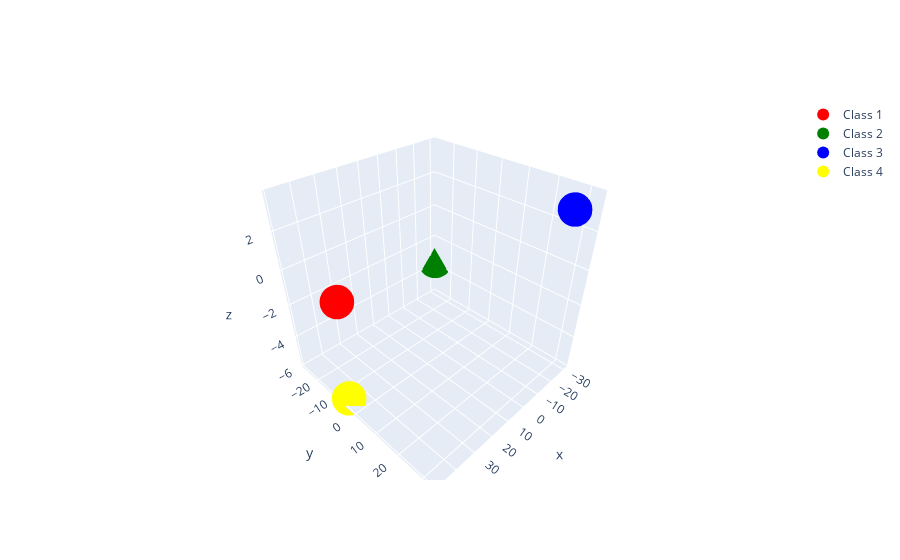

This figure's notebook cell:
### Code cell
# PCA with three components

pca = PCA(n_components=3)

# fit the PCA to the embeddings
pca.fit(X)

# transform the embeddings
X_pca = pca.transform(X)

pca_agg_class_1 = pca.transform([aggregation_class_1])
pca_agg_class_2 = pca.transform([aggregation_class_2])
pca_agg_class_3 = pca.transform([aggregation_class_3])


# transform the new sentence

sentence_embedding_pca = pca.transform([sentence_embedding])

# plot the embeddings

fig = go.Figure()

for i, embeddings in enumerate([pca_agg_class_1, pca_agg_class_2, pca_agg_class_3, sentence_embedding_pca]):

    fig.add_trace(go.Scatter3d(
        x=embeddings[:,0],
        y=embeddings[:,1],
        z=embeddings[:,2],
        mode="markers",
        name=f"Class {i+1}",
        marker=dict(
            size=12,
            color=["red", "green", "blue", "yellow"][i],
        ),
        text=class_1 + class_2 + class_3,
        hovertemplate=
        "<b>%{text}</b><br><br>" +

        "<i>Similarity to new sentence:</i><br>" +
        "%{marker.color:.2f}<br>" +
        "<extra></extra>"
    ))


fig.show()

### Figure 1 — Plotly figure (JSON) as saved in the notebook; plotly's stock layout.template omitted (floating-point values rounded to 4 significant figures)
{"data": [{"hovertemplate": "<b>%{text}</b><br><br><i>Similarity to new sentence:</i><br>%{marker.color:.2f}<br><extra></extra>", "marker": {"color": "red", "size": 12}, "mode": "markers", "name": "Class 1", "text": ["Find balance in the digital age with mindful technology use and prioritizing self-care.", "Take charge of your digital wellbeing by setting boundaries and practicing digital detoxes.", "Promote digital wellbeing through healthy screen time habits and fostering positive online relationships.", "Explore digital wellbeing apps and tools that help you manage your digital presence and mental health.", "Prioritize your physical and mental health by practicing digital mindfulness and limiting screen time.", "Digital wellbeing starts with conscious choices, such as disconnecting from devices and engaging in offline activities.", "Digital natives effortlessly navigate the digital landscape, growing up in a world saturated with technology.", "Born in the digital era, digital natives possess innate digital literacy and adapt quickly to new technologies.", "Digital natives seamlessly integrate technology into their daily lives, leveraging it for communication, learning, and entertainment.", "As digital natives, they are the vanguards of technological advancements, shaping the digital landscape with their digital-first mindset.", "Digital natives are fluent in the language of emojis, hashtags, and memes, using them to express themselves in the digital realm.", "Growing up surrounded by screens, digital natives are at ease multitasking across multiple devices and platforms.", "Digital companies leverage innovative technologies to disrupt traditional industries and drive digital transformation.", "Agile and data-driven, digital companies thrive in the ever-evolving digital ecosystem, constantly adapting to market demands.", "Digital companies prioritize user experience, leveraging intuitive interfaces and seamless interactions to engage and retain customers.", "From e-commerce giants to fintech startups, digital companies revolutionize the way business is conducted in the digital age.", "Digital companies harness the power of big data and analytics to gain actionable insights and drive informed decision-making.", "In a borderless digital world, digital companies operate globally, transcending geographical limitations and connecting people worldwide."], "type": "scatter3d", "x": [46.88], "y": [-5.297], "z": [-0.04718]}, {"hovertemplate": "<b>%{text}</b><br><br><i>Similarity to new sentence:</i><br>%{marker.color:.2f}<br><extra></extra>", "marker": {"color": "green", "size": 12}, "mode": "markers", "name": "Class 2", "text": ["Find balance in the digital age with mindful technology use and prioritizing self-care.", "Take charge of your digital wellbeing by setting boundaries and practicing digital detoxes.", "Promote digital wellbeing through healthy screen time habits and fostering positive online relationships.", "Explore digital wellbeing apps and tools that help you manage your digital presence and mental health.", "Prioritize your physical and mental health by practicing digital mindfulness and limiting screen time.", "Digital wellbeing starts with conscious choices, such as disconnecting from devices and engaging in offline activities.", "Digital natives effortlessly navigate the digital landscape, growing up in a world saturated with technology.", "Born in the digital era, digital natives possess innate digital literacy and adapt quickly to new technologies.", "Digital natives seamlessly integrate technology into their daily lives, leveraging it for communication, learning, and entertainment.", "As digital natives, they are the vanguards of technological advancements, shaping the digital landscape with their digital-first mindset.", "Digital natives are fluent in the language of emojis, hashtags, and memes, using them to express themselves in the digital realm.", "Growing up surrounded by screens, digital natives are at ease multitasking across multiple devices and platforms.", "Digital companies leverage innovative technologies to disrupt traditional industries and drive digital transformation.", "Agile and data-driven, digital companies thrive in the ever-evolving digital ecosystem, constantly adapting to market demands.", "Digital companies prioritize user experience, leveraging intuitive interfaces and seamless interactions to engage and retain customers.", "From e-commerce giants to fintech startups, digital companies revolutionize the way business is conducted in the digital age.", "Digital companies harness the power of big data and analytics to gain actionable insights and drive informed decision-making.", "In a borderless digital world, digital companies operate globally, transcending geographical limitations and connecting people worldwide."], "type": "scatter3d", "x": [-30.34], "y": [-27.27], "z": [-3.553]}, {"hovertemplate": "<b>%{text}</b><br><br><i>Similarity to new sentence:</i><br>%{marker.color:.2f}<br><extra></extra>", "marker": {"color": "blue", "size": 12}, "mode": "markers", "name": "Class 3", "text": ["Find balance in the digital age with mindful technology use and prioritizing self-care.", "Take charge of your digital wellbeing by setting boundaries and practicing digital detoxes.", "Promote digital wellbeing through healthy screen time habits and fostering positive online relationships.", "Explore digital wellbeing apps and tools that help you manage your digital presence and mental health.", "Prioritize your physical and mental health by practicing digital mindfulness and limiting screen time.", "Digital wellbeing starts with conscious choices, such as disconnecting from devices and engaging in offline activities.", "Digital natives effortlessly navigate the digital landscape, growing up in a world saturated with technology.", "Born in the digital era, digital natives possess innate digital literacy and adapt quickly to new technologies.", "Digital natives seamlessly integrate technology into their daily lives, leveraging it for communication, learning, and entertainment.", "As digital natives, they are the vanguards of technological advancements, shaping the digital landscape with their digital-first mindset.", "Digital natives are fluent in the language of emojis, hashtags, and memes, using them to express themselves in the digital realm.", "Growing up surrounded by screens, digital natives are at ease multitasking across multiple devices and platforms.", "Digital companies leverage innovative technologies to disrupt traditional industries and drive digital transformation.", "Agile and data-driven, digital companies thrive in the ever-evolving digital ecosystem, constantly adapting to market demands.", "Digital companies prioritize user experience, leveraging intuitive interfaces and seamless interactions to engage and retain customers.", "From e-commerce giants to fintech startups, digital companies revolutionize the way business is conducted in the digital age.", "Digital companies harness the power of big data and analytics to gain actionable insights and drive informed decision-making.", "In a borderless digital world, digital companies operate globally, transcending geographical limitations and connecting people worldwide."], "type": "scatter3d", "x": [-16.54], "y": [32.57], "z": [3.601]}, {"hovertemplate": "<b>%{text}</b><br><br><i>Similarity to new sentence:</i><br>%{marker.color:.2f}<br><extra></extra>", "marker": {"color": "yellow", "size": 12}, "mode": "markers", "name": "Class 4", "text": ["Find balance in the digital age with mindful technology use and prioritizing self-care.", "Take charge of your digital wellbeing by setting boundaries and practicing digital detoxes.", "Promote digital wellbeing through healthy screen time habits and fostering positive online relationships.", "Explore digital wellbeing apps and tools that help you manage your digital presence and mental health.", "Prioritize your physical and mental health by practicing digital mindfulness and limiting screen time.", "Digital wellbeing starts with conscious choices, such as disconnecting from devices and engaging in offline activities.", "Digital natives effortlessly navigate the digital landscape, growing up in a world saturated with technology.", "Born in the digital era, digital natives possess innate digital literacy and adapt quickly to new technologies.", "Digital natives seamlessly integrate technology into their daily lives, leveraging it for communication, learning, and entertainment.", "As digital natives, they are the vanguards of technological advancements, shaping the digital landscape with their digital-first mindset.", "Digital natives are fluent in the language of emojis, hashtags, and memes, using them to express themselves in the digital realm.", "Growing up surrounded by screens, digital natives are at ease multitasking across multiple devices and platforms.", "Digital companies leverage innovative technologies to disrupt traditional industries and drive digital transformation.", "Agile and data-driven, digital companies thrive in the ever-evolving digital ecosystem, constantly adapting to market demands.", "Digital companies prioritize user experience, leveraging intuitive interfaces and seamless interactions to engage and retain customers.", "From e-commerce giants to fintech startups, digital companies revolutionize the way business is conducted in the digital age.", "Digital companies harness the power of big data and analytics to gain actionable insights and drive informed decision-making.", "In a borderless digital world, digital companies operate globally, transcending geographical limitations and connecting people worldwide."], "type": "scatter3d", "x": [48.22], "y": [-5.094], "z": [-5.789]}], "layout": {}}
